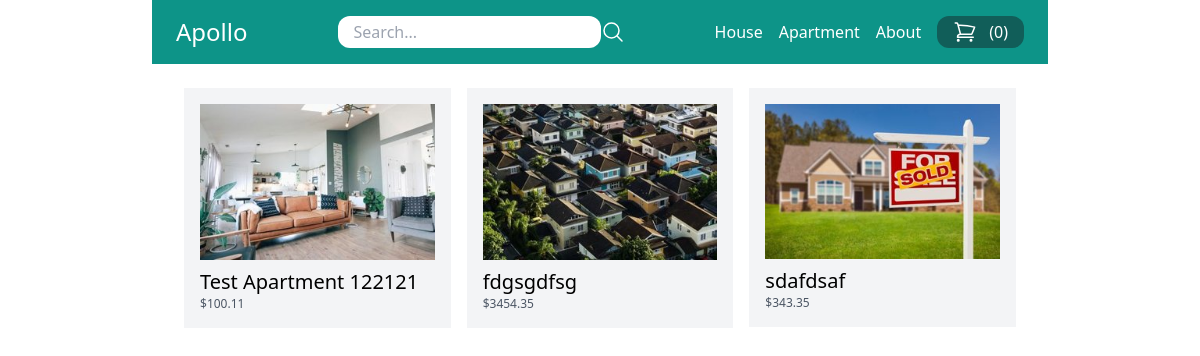
The page / on the database its author committed.
### store/models.py (models this page shows, shortened)
class Category(models.Model):
    title = models.CharField(max_length=50)
    slug = models.SlugField(max_length=50)
    class Meta:
        verbose_name_plural = 'Categories'

class Product(models.Model):
    DRAFT = 'draft'
    WAITING_APPROVAL = 'waitingapproval'
    ACTIVE = 'active'
    DELETED = 'deleted'
    STATUS_CHOICES = (
        (DRAFT, 'Draft'),
        (WAITING_APPROVAL, 'Waiting approval'),
        (ACTIVE, 'Active'),
        (DELETED, 'Deleted'),
    )
    user = models.ForeignKey(User, related_name='products', on_delete=models.CASCADE)
    category = models.ForeignKey(Category, related_name='products', on_delete=models.CASCADE)
    title = models.CharField(max_length=50)
    slug = models.SlugField(max_length=50)
    description = models.TextField(blank=True)
    price = models.IntegerField()
    image = models.ImageField(upload_to='uploads/product_images/', blank=True, null=True)
    thumbnail = models.ImageField(upload_to='uploads/product_images/thumbnails/', blank=True, null=True)
    created_at = models.DateTimeField(auto_now_add=True)
    updated_at = models.DateTimeField(auto_now=True)
    status = models.CharField(max_length=50, choices=STATUS_CHOICES, default=ACTIVE)
    class Meta:
        ordering = ('-created_at',)
    def get_display_price(self):
        return self.price / 100
    def get_thumbnail(self):
        if self.thumbnail:
            return self.thumbnail.url

### core/views.py (the view)
# urls.py: path('', frontpage, name='frontpage'),
def frontpage(request):
    products = Product.objects.filter(status=Product.ACTIVE)[0:6]
    return render(request, 'core/frontpage.html', {
        'products': products
    })

### store/cart.py (called while the page is built)
    def __len__(self):
        return sum(item['quantity'] for item in self.cart.values())

### store/context_processors.py (called while the page is built)
def cart(request):
    return {'cart': Cart(request)}

### store/templatetags/menu.py (called while the page is built)
@register.inclusion_tag('core/menu.html')
def menu():
    categories = Category.objects.all()
    return {'categories': categories}

### core/templates/core/frontpage.html (shortened to what this page needs)
{% extends 'core/base.html' %}
{% block content %}
  {% include 'store/partials/products.html' %}
{% endblock %}

### core/templates/core/menu.html
{% for category in categories %}
    <a href="{% url 'category_detail' category.slug %}" class="text-white">{{ category.title }}</a>
{% endfor %}
<a href="{% url 'about' %}" class="text-white">About</a>

### store/templates/store/partials/products.html
<div class="flex flex-wrap">
    {% for product in products %}
        <div class="product w-1/3 p-2">
            <div class="p-4 bg-gray-100">
                <a href="{% url 'product_detail' product.category.slug product.slug %}">
                        <div class="image mb-2">
                            <img src="{{ product.get_thumbnail }}" alt="Image of {{ product.title }}">
                        </div>
                    <h2 class="text-xl">{{ product.title }}</h2>
                    <p class="text-xs text-gray-600">${{ product.get_display_price }}</p>
                </a>
            </div>
        </div>
    {% endfor %}
</div>

### rows shown on the page
Category: title "House"
Category: title "Apartment"
Product: get_thumbnail (picture), title "Test Apartment 122121", get_display_price "100.11"
Product: get_thumbnail (picture), title "fdgsgdfsg", get_display_price "3454.35"
Product: get_thumbnail (picture), title "sdafdsaf", get_display_price "343.35"

### other values the page prints
{{ cart|length }} "0"
